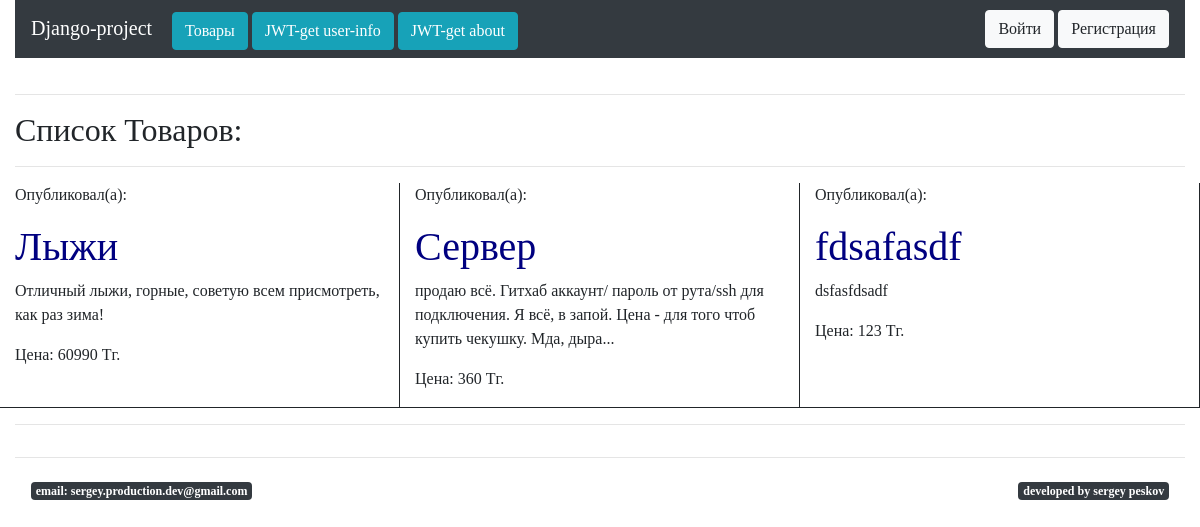
The app's page /product/, older data.
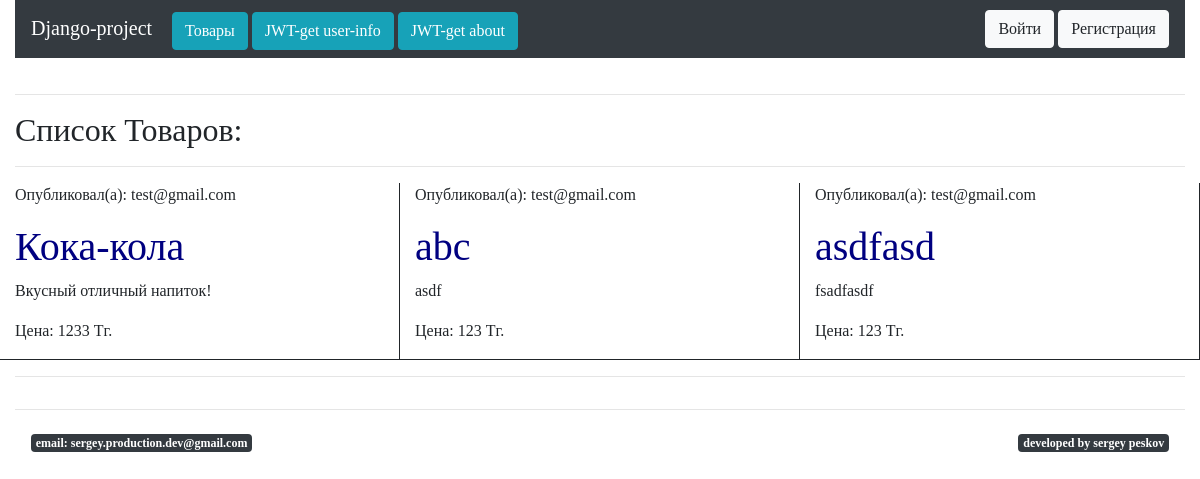
The same page, newer data.
### firstapp/models.py (models this page shows)
class Product(models.Model):
    user_id = models.IntegerField()
    user_name = models.CharField(max_length=40)
    name = models.CharField(max_length=20)
    description = models.CharField(max_length=300)
    price = models.IntegerField()

### firstapp/views.py (the view)
# urls.py: path('', views.index),
def index(request):
    products = Product.objects.all()
    return render(request, "firstapp/index.html", {
        'products': products,
        'is_auth': request.session['jwtUser']['auth'],
        'user_id': request.session['jwtUser']['user_id'],
        })

### templates/firstapp/index.html (shortened to what this page needs)
{% extends "layouts/base2.html" %}
{% block content %}
<hr>
<h2>Список Товаров:</h2>
{% if products.count > 0 %}
<hr />
    <div class="row">
        {% for product in products %}
        <div class="col-4 product">
            <p>Опубликовал(а): {{ product.user_name }}</p>
            <h1>{{ product.name }}</h1>
            <p>{{ product.description }}</p>
            <p>Цена: {{ product.price }} Тг.</p>
        </div>
        {% endfor %}
    </div>
{% endif %}
<hr />
{% endblock content %}

Row changes from the older to the newer data that the page shows:
removed Product: name "Лыжи", description "Отличный лыжи, горные, советую всем присмотреть, как раз зима!", price "60990"
removed Product: name "Сервер", description "продаю всё. Гитхаб аккаунт/ пароль от рута/ssh для подключения. Я всё, в запой. Цена - для того чтоб купить чекушку. Мда, дыра...", price "360"
removed Product: name "fdsafasdf", description "dsfasfdsadf", price "123"
added Product: user_name "test@gmail.com", name "Кока-кола", description "Вкусный отличный напиток!", price "1233"
added Product: user_name "test@gmail.com", name "abc", description "asdf", price "123"
added Product: user_name "test@gmail.com", name "asdfasd", description "fsadfasdf", price "123"
